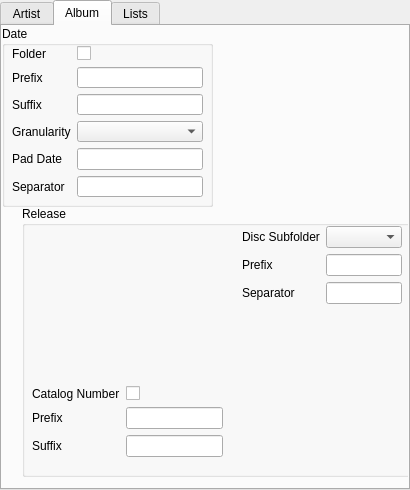
<?xml version="1.0" encoding="UTF-8"?>
<ui version="4.0">
 <class>ABetterPathOptionsPage</class>
 <widget class="QWidget" name="ABetterPathOptionsPage">
  <property name="geometry">
   <rect>
    <x>0</x>
    <y>0</y>
    <width>410</width>
    <height>490</height>
   </rect>
  </property>
  <property name="windowTitle">
   <string>Form</string>
  </property>
  <widget class="QTabWidget" name="tabWidget">
   <property name="geometry">
    <rect>
     <x>0</x>
     <y>0</y>
     <width>410</width>
     <height>490</height>
    </rect>
   </property>
   <property name="currentIndex">
    <number>1</number>
   </property>
   <widget class="QWidget" name="tab">
    <attribute name="title">
     <string>Artist</string>
    </attribute>
    <widget class="QGroupBox" name="alphaGroupBox">
     <property name="geometry">
      <rect>
       <x>0</x>
       <y>0</y>
       <width>191</width>
       <height>71</height>
      </rect>
     </property>
     <property name="title">
      <string>Alpha</string>
     </property>
     <widget class="QWidget" name="formLayoutWidget">
      <property name="geometry">
       <rect>
        <x>10</x>
        <y>20</y>
        <width>171</width>
        <height>51</height>
       </rect>
      </property>
      <layout class="QFormLayout" name="alphaLayout">
       <property name="fieldGrowthPolicy">
        <enum>QFormLayout::AllNonFixedFieldsGrow</enum>
       </property>
       <item row="0" column="0">
        <widget class="QLabel" name="artist_alphaLabel">
         <property name="text">
          <string>Alpha Folder</string>
         </property>
        </widget>
       </item>
       <item row="1" column="0">
        <widget class="QLabel" name="artist_alpha_numberLabel">
         <property name="text">
          <string>Number Symbol</string>
         </property>
        </widget>
       </item>
       <item row="1" column="1">
        <widget class="QLineEdit" name="artist_alpha_number">
         <property name="maxLength">
          <number>1</number>
         </property>
         <property name="placeholderText">
          <string/>
         </property>
        </widget>
       </item>
       <item row="0" column="1">
        <widget class="QCheckBox" name="artist_alpha"/>
       </item>
      </layout>
     </widget>
    </widget>
    <widget class="QGroupBox" name="ArtistGroupBox">
     <property name="geometry">
      <rect>
       <x>0</x>
       <y>80</y>
       <width>401</width>
       <height>111</height>
      </rect>
     </property>
     <property name="title">
      <string>Name</string>
     </property>
     <widget class="QWidget" name="formLayoutWidget_5">
      <property name="geometry">
       <rect>
        <x>10</x>
        <y>20</y>
        <width>251</width>
        <height>80</height>
       </rect>
      </property>
      <layout class="QFormLayout" name="formLayout_5">
       <property name="fieldGrowthPolicy">
        <enum>QFormLayout::AllNonFixedFieldsGrow</enum>
       </property>
       <item row="0" column="0">
        <widget class="QLabel" name="swapArtistNamesLabel">
         <property name="text">
          <string>Swap Names</string>
         </property>
        </widget>
       </item>
       <item row="0" column="1">
        <widget class="QCheckBox" name="artist_sort_name"/>
       </item>
       <item row="2" column="0">
        <widget class="QLabel" name="prefixListLabel">
         <property name="text">
          <string>Prefix List</string>
         </property>
        </widget>
       </item>
       <item row="2" column="1">
        <widget class="QLineEdit" name="artist_sort_prefix_list"/>
       </item>
       <item row="1" column="0">
        <widget class="QLabel" name="swapArtistPrefixesLabel">
         <property name="text">
          <string>Swap Prefixes</string>
         </property>
        </widget>
       </item>
       <item row="1" column="1">
        <widget class="QCheckBox" name="artist_sort_prefix"/>
       </item>
      </layout>
     </widget>
    </widget>
    <widget class="QGroupBox" name="VariousArtistsgroupBox">
     <property name="geometry">
      <rect>
       <x>200</x>
       <y>0</y>
       <width>201</width>
       <height>71</height>
      </rect>
     </property>
     <property name="title">
      <string>Various Artists</string>
     </property>
     <widget class="QWidget" name="formLayoutWidget_6">
      <property name="geometry">
       <rect>
        <x>10</x>
        <y>20</y>
        <width>181</width>
        <height>31</height>
       </rect>
      </property>
      <layout class="QFormLayout" name="formLayout_4">
       <item row="0" column="0">
        <widget class="QLabel" name="folderNameLabel">
         <property name="text">
          <string>Folder Name</string>
         </property>
        </widget>
       </item>
       <item row="0" column="1">
        <widget class="QLineEdit" name="artist_various"/>
       </item>
      </layout>
     </widget>
    </widget>
   </widget>
   <widget class="QWidget" name="optionstab">
    <attribute name="title">
     <string>Album</string>
    </attribute>
    <widget class="QGroupBox" name="releaseGroupBox">
     <property name="geometry">
      <rect>
       <x>20</x>
       <y>180</y>
       <width>391</width>
       <height>271</height>
      </rect>
     </property>
     <property name="title">
      <string>Release</string>
     </property>
     <widget class="QWidget" name="formLayoutWidget_2">
      <property name="geometry">
       <rect>
        <x>10</x>
        <y>180</y>
        <width>191</width>
        <height>80</height>
       </rect>
      </property>
      <layout class="QFormLayout" name="formLayout">
       <item row="0" column="0">
        <widget class="QLabel" name="catalogNumberLabel">
         <property name="text">
          <string>Catalog Number</string>
         </property>
        </widget>
       </item>
       <item row="0" column="1">
        <widget class="QCheckBox" name="catalogNumberCheckBox"/>
       </item>
       <item row="1" column="0">
        <widget class="QLabel" name="prefixLabel">
         <property name="text">
          <string>Prefix</string>
         </property>
        </widget>
       </item>
       <item row="1" column="1">
        <widget class="QLineEdit" name="prefixLineEdit"/>
       </item>
       <item row="2" column="0">
        <widget class="QLabel" name="suffixLabel">
         <property name="text">
          <string>Suffix</string>
         </property>
        </widget>
       </item>
       <item row="2" column="1">
        <widget class="QLineEdit" name="suffixLineEdit"/>
       </item>
      </layout>
     </widget>
     <widget class="QWidget" name="formLayoutWidget_4">
      <property name="geometry">
       <rect>
        <x>220</x>
        <y>20</y>
        <width>160</width>
        <height>101</height>
       </rect>
      </property>
      <layout class="QFormLayout" name="formLayout_3">
       <property name="fieldGrowthPolicy">
        <enum>QFormLayout::AllNonFixedFieldsGrow</enum>
       </property>
       <item row="0" column="0">
        <widget class="QLabel" name="discSubfolderLabel">
         <property name="text">
          <string>Disc Subfolder</string>
         </property>
        </widget>
       </item>
       <item row="0" column="1">
        <widget class="QComboBox" name="discSubfolderComboBox"/>
       </item>
       <item row="1" column="0">
        <widget class="QLabel" name="prefixLabel_3">
         <property name="text">
          <string>Prefix</string>
         </property>
        </widget>
       </item>
       <item row="1" column="1">
        <widget class="QLineEdit" name="prefixLineEdit_3"/>
       </item>
       <item row="2" column="0">
        <widget class="QLabel" name="separatorLabel_2">
         <property name="text">
          <string>Separator</string>
         </property>
        </widget>
       </item>
       <item row="2" column="1">
        <widget class="QLineEdit" name="separatorLineEdit_2"/>
       </item>
      </layout>
     </widget>
    </widget>
    <widget class="QGroupBox" name="albumDategroupBox">
     <property name="geometry">
      <rect>
       <x>0</x>
       <y>0</y>
       <width>211</width>
       <height>181</height>
      </rect>
     </property>
     <property name="title">
      <string>Date</string>
     </property>
     <widget class="QWidget" name="formLayoutWidget_3">
      <property name="geometry">
       <rect>
        <x>10</x>
        <y>20</y>
        <width>191</width>
        <height>151</height>
       </rect>
      </property>
      <layout class="QFormLayout" name="formLayout_2">
       <property name="fieldGrowthPolicy">
        <enum>QFormLayout::AllNonFixedFieldsGrow</enum>
       </property>
       <item row="0" column="0">
        <widget class="QLabel" name="dateLabel">
         <property name="text">
          <string>Folder</string>
         </property>
        </widget>
       </item>
       <item row="0" column="1">
        <widget class="QCheckBox" name="album_date_folder"/>
       </item>
       <item row="1" column="0">
        <widget class="QLabel" name="prefixLabel_2">
         <property name="text">
          <string>Prefix</string>
         </property>
        </widget>
       </item>
       <item row="1" column="1">
        <widget class="QLineEdit" name="prefixLineEdit_2"/>
       </item>
       <item row="2" column="0">
        <widget class="QLabel" name="suffixLabel_2">
         <property name="text">
          <string>Suffix</string>
         </property>
        </widget>
       </item>
       <item row="2" column="1">
        <widget class="QLineEdit" name="suffixLineEdit_2">
         <property name="text">
          <string/>
         </property>
        </widget>
       </item>
       <item row="3" column="0">
        <widget class="QLabel" name="granularityLabel">
         <property name="text">
          <string>Granularity</string>
         </property>
        </widget>
       </item>
       <item row="3" column="1">
        <widget class="QComboBox" name="granularityComboBox"/>
       </item>
       <item row="5" column="0">
        <widget class="QLabel" name="separatorLabel">
         <property name="text">
          <string>Separator</string>
         </property>
        </widget>
       </item>
       <item row="5" column="1">
        <widget class="QLineEdit" name="separatorLineEdit"/>
       </item>
       <item row="4" column="0">
        <widget class="QLabel" name="padDateLabel">
         <property name="text">
          <string>Pad Date</string>
         </property>
        </widget>
       </item>
       <item row="4" column="1">
        <widget class="QLineEdit" name="padDateLineEdit"/>
       </item>
      </layout>
     </widget>
    </widget>
   </widget>
   <widget class="QWidget" name="liststab">
    <attribute name="title">
     <string>Lists</string>
    </attribute>
   </widget>
  </widget>
 </widget>
 <resources/>
 <connections/>
</ui>
